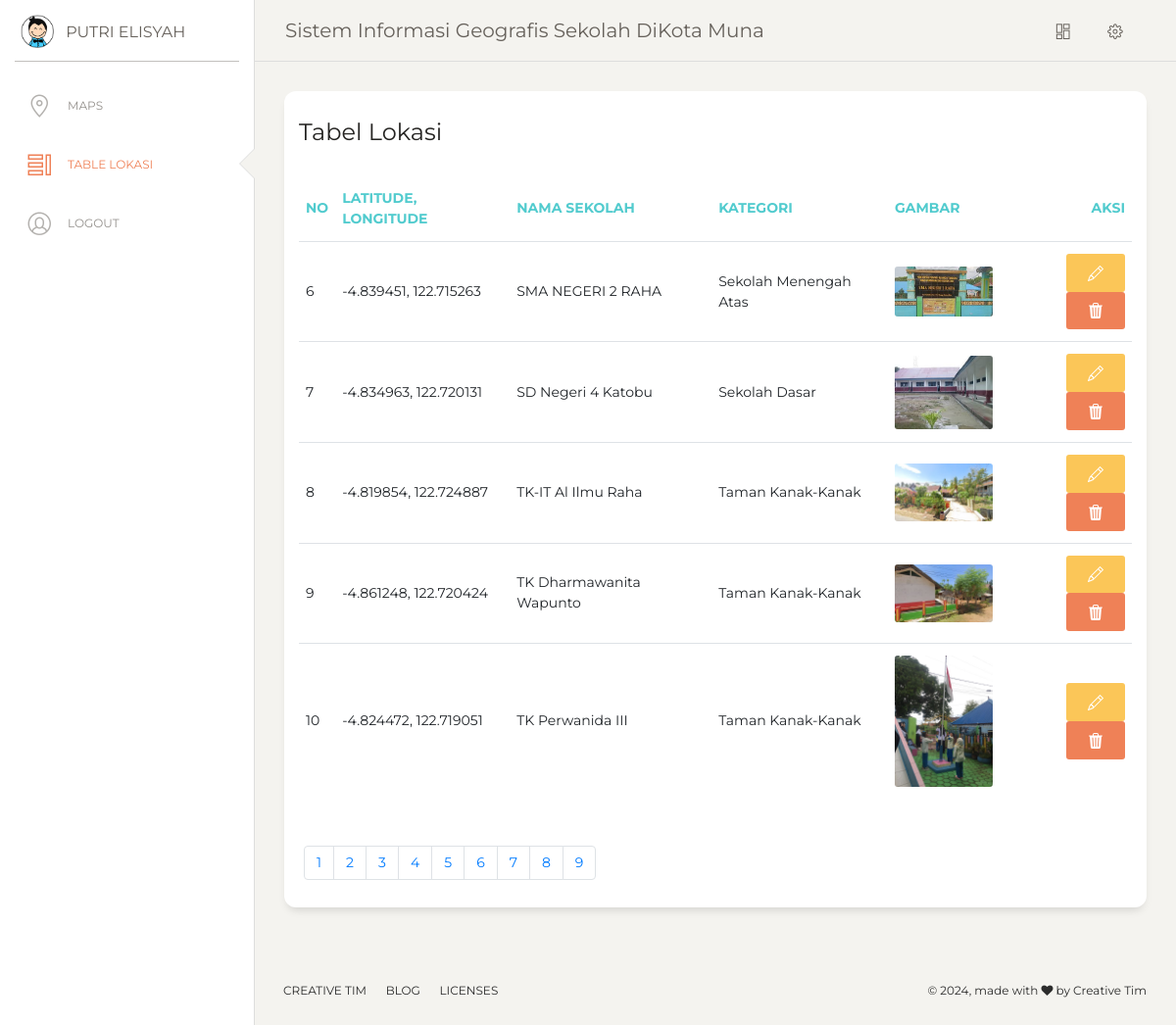
Page /tabel.php?page=2 (signed in) on the committed database.
### tables this page shows
CREATE TABLE `tb_lokasi` (
  `id_lokasi` int(11) NOT NULL,
  `latlng` varchar(100) NOT NULL,
  `nama_lokasi` varchar(100) NOT NULL,
  `kategori` varchar(100) NOT NULL,
  `gambar` varchar(150) NOT NULL,
  `marker` varchar(50) NOT NULL
);

### tabel.php (the view, shortened to what this page needs)
<?php include 'lib/head_table.php' ?>
<?php include 'lib/navbar.php' ?>
<div class="content">
    <div class="row">
        <div class="col-md-12">
            <div class="card">
                <div class="card-header">
                    <h4 class="card-title">Tabel Lokasi</h4>
                </div>
                <div class="card-body">
                    <div class="table-responsive">
                        <table class="table">
                            <thead class=" text-primary">
                                <th>No</th>
                                <th>Latitude, Longitude</th>
                                <th>Nama Sekolah</th>
                                <th>Kategori</th>
                                <th>Gambar</th>
                                <th class="text-right">Aksi</th>
                            </thead>
                            <tbody>
                                <?php
                                $limit = 5;
                                if (isset($_GET["page"])) {
                                    $page  = $_GET["page"];
                                } else {
                                    $page = 1;
                                };
                                $start_from = ($page - 1) * $limit;
                                $query = "SELECT * FROM tb_lokasi LIMIT $start_from, $limit";
                                $tampil = mysqli_query($konek, $query);
                                $no = $start_from + 1;
                                while ($data = mysqli_fetch_array($tampil)) {
                                ?>
                                    <tr>
                                        <td><?php echo $no; ?></td>
                                        <td><?php echo $data['latlng']; ?></td>
                                        <td><?php echo $data['nama_lokasi']; ?></td>
                                        <td><?php echo $data['kategori']; ?></td>
                                        <td><img src="gambar/<?php echo $data['gambar']; ?>" alt="gambar" style="max-width: 100px;"></td>
                                        <td class="text-right">
                                            <a href="edit.php?id_lokasi=<?php echo $data["id_lokasi"]; ?>"><button type="button" class="btn btn-warning"></button></a>
                                            <a href="prosesHapus.php?id_lokasi=<?php echo $data["id_lokasi"]; ?>"><button type="button" class="btn btn-danger"></button></a>
                                        </td>
                                    </tr>
                                <?php
                                    $no++;
                                } ?>
                            </tbody>
                        </table>
                    </div>
                </div>
                <div class="card-footer">
                    <?php
                    $result_db = mysqli_query($konek, "SELECT COUNT(id_lokasi) FROM tb_lokasi");
                    $row_db = mysqli_fetch_row($result_db);
                    $total_records = $row_db[0];
                    $total_pages = ceil($total_records / $limit);
                    $pagLink = "<nav><ul class='pagination'>";
                    for ($i = 1; $i <= $total_pages; $i++) {
                        $pagLink .= "<li class='page-item'><a class='page-link' href='tabel.php?page=" . $i . "'>" . $i . "</a></li>";
                    }
                    echo $pagLink . "</ul></nav>";
                    ?>
                </div>
            </div>
        </div>
    </div>
</div>
<?php include 'lib/footer.php' ?>
</body>
</html>

### rows in the picture
tb_lokasi: latlng "-4.839451, 122.715263", nama_lokasi "SMA NEGERI 2 RAHA", kategori "Sekolah Menengah Atas", gambar (picture)
tb_lokasi: latlng "-4.834963, 122.720131", nama_lokasi "SD Negeri 4 Katobu", kategori "Sekolah Dasar", gambar (picture)
tb_lokasi: latlng "-4.819854, 122.724887", nama_lokasi "TK-IT Al Ilmu Raha", kategori "Taman Kanak-Kanak", gambar (picture)
tb_lokasi: latlng "-4.861248, 122.720424", nama_lokasi "TK Dharmawanita Wapunto", kategori "Taman Kanak-Kanak", gambar (picture)
tb_lokasi: latlng "-4.824472, 122.719051", nama_lokasi "TK Perwanida III", kategori "Taman Kanak-Kanak", gambar (picture)
